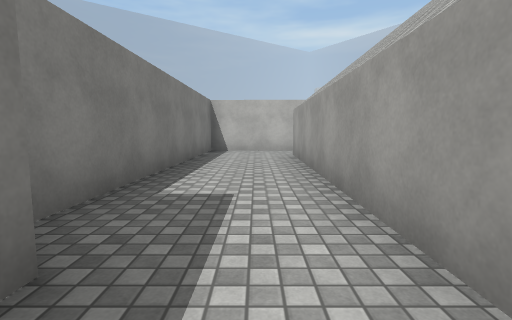
View 1 (above)

17 first-person views from a walk through a 3-D level made in the Unity game engine. The camera is 1.2 m above the floor, tilts 6° down and sees 85° across. The floor is counted in squares, 2 m on a side. Each view is taken from the middle of a square. On the plan, view 1 faces up. The plan holds only what a view shows up to about 9 squares ahead; the rest is blank. The place goes on beyond the plan. The player is left out. Surface patterns are stand-ins for the level's own textures.

View 2
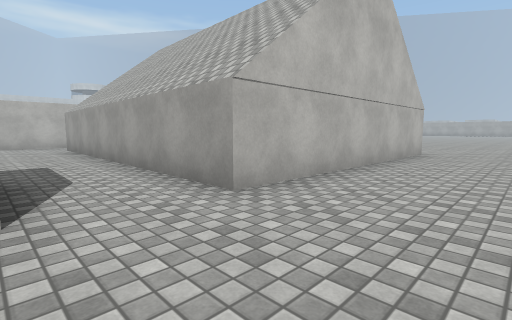

View 3
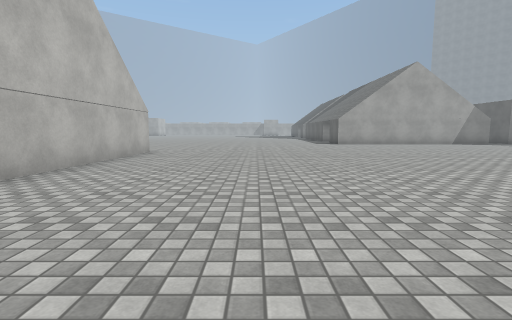

View 4
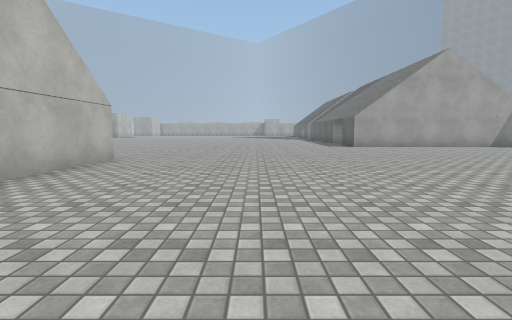

View 5
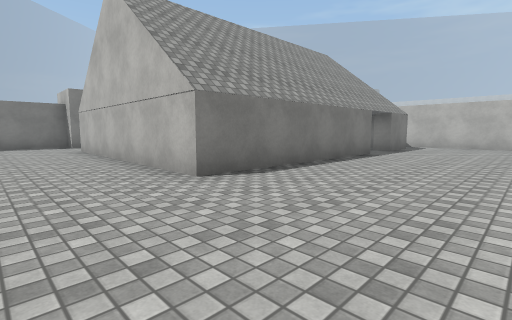

View 6
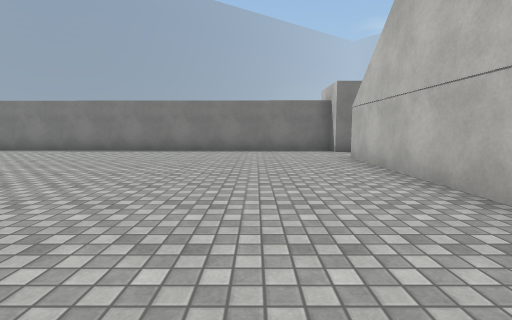

View 7
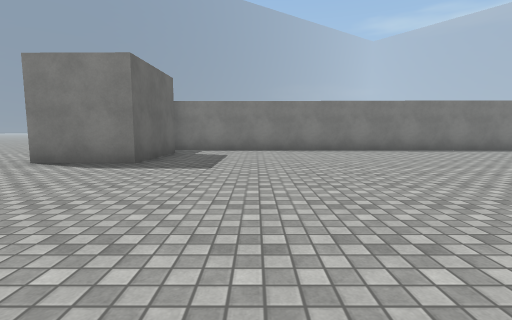

View 8
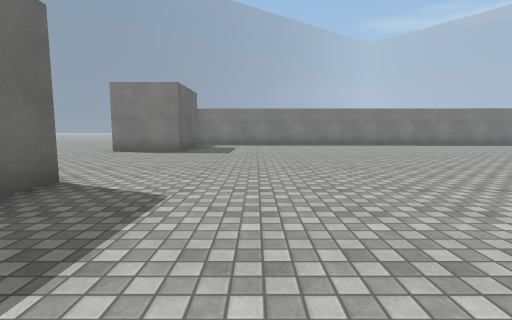

View 9
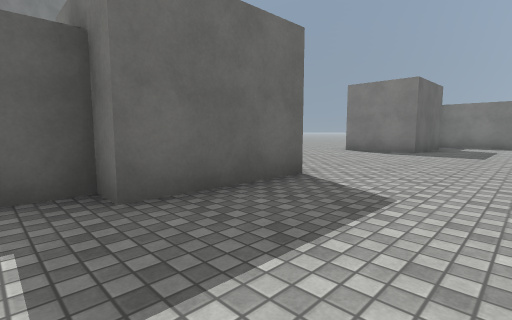

View 10
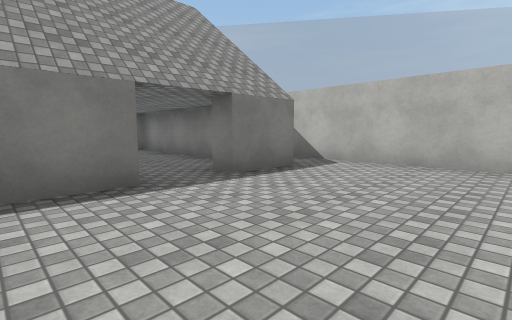

View 11
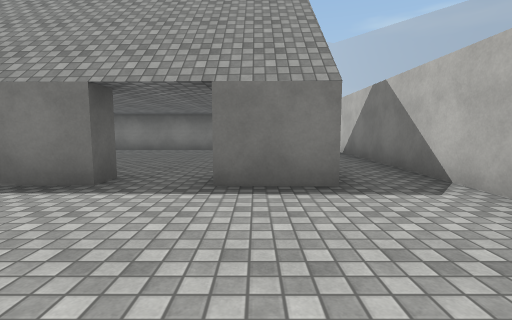

View 12
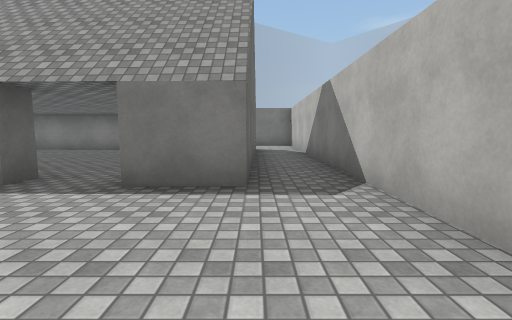

View 13
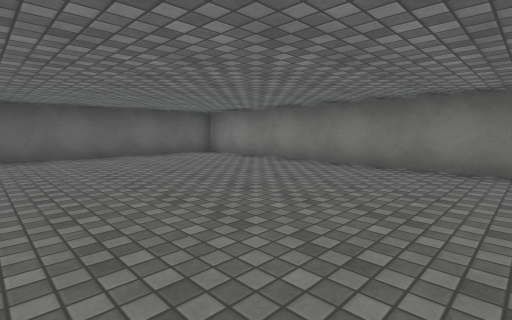

View 14
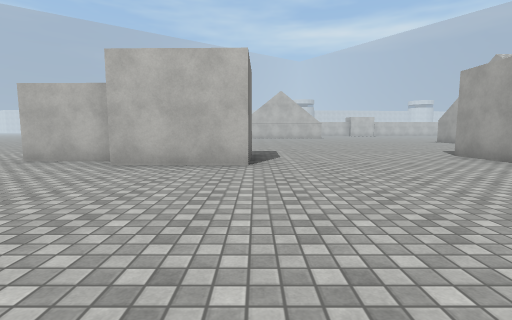

View 15
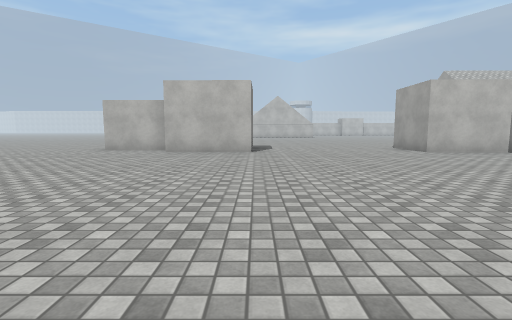

View 16
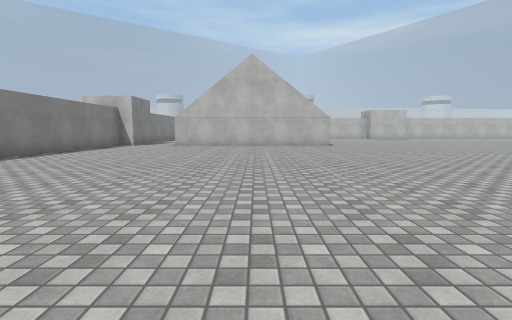

View 17
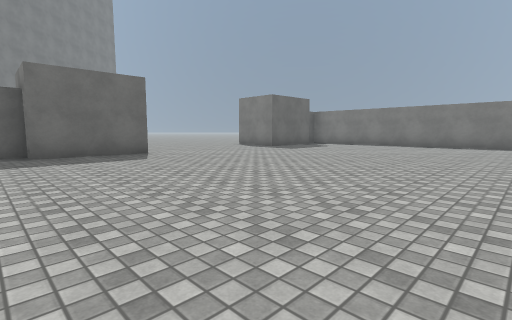

### Floor plan
Ten units are one square. View 1 is at (0, 0); x grows to the right and y downward. Boxes are objects, and circles mark ways between rooms. Rooms are numbered by the first view taken in them; rooms with no view inside come last. Other rooms are left out.
<svg viewBox="-95 -89 199 272">
<path fill="none" stroke="#000" d="M-9 -12 -9 9M6 -84 -14 -84 -15 -17M8 9 9 -70M-9 9 -15 8 -18 155M-6 152 19 152 19 172M67 173 68 153 92 153 92 159 99 159M64 -42 70 -42 69 10 8 9M22 -70 70 -69 70 -55 64 -55M98 -82 6 -84M50 -66 13 -67 12 6 58 7M-7 166 -26 165M19 172 -6 171M91 173 67 173"/>
<circle cx="0" cy="10" r="3" fill="#2a7"/>
<circle cx="10" cy="-80" r="3" fill="#2a7"/>
<circle cx="70" cy="-50" r="3" fill="#2a7"/>
<circle cx="40" cy="178" r="3" fill="#2a7"/>
<text x="0" y="-40">1</text>
<text x="50" y="70">2</text>
<text x="40" y="-30">3</text>
<text x="-90" y="140">4</text>
</svg>
Room 1 opens to room 2. Room 2 opens to room 3. Room 2 opens to room 4.

Where each view was taken, in squares from view 1:
view 1: 0 up, 0 right, facing up
view 2: 3 down, 1 left, facing up-right
view 3: 4 down, 1 left, facing right
view 4: 4 down, 1 right, facing right
view 5: 3 down, 10 right, facing up-left
view 6: 3 down, 7 right, facing left
view 7: 13 down, 7 right, facing left
view 8: 13 down, 10 right, facing left
view 9: 13 down, 10 right, facing down-left
view 10: 3 up, 10 right, facing up-left
view 11: 6 up, 10 right, facing left
view 12: 7 up, 10 right, facing left
view 13: 6 up, 6 right, facing down-left
view 14: 22 down, 2 right, facing up
view 15: 25 down, 2 right, facing up
view 16: 12 down, 4 right, facing up
view 17: 8 down, 10 right, facing down-left
